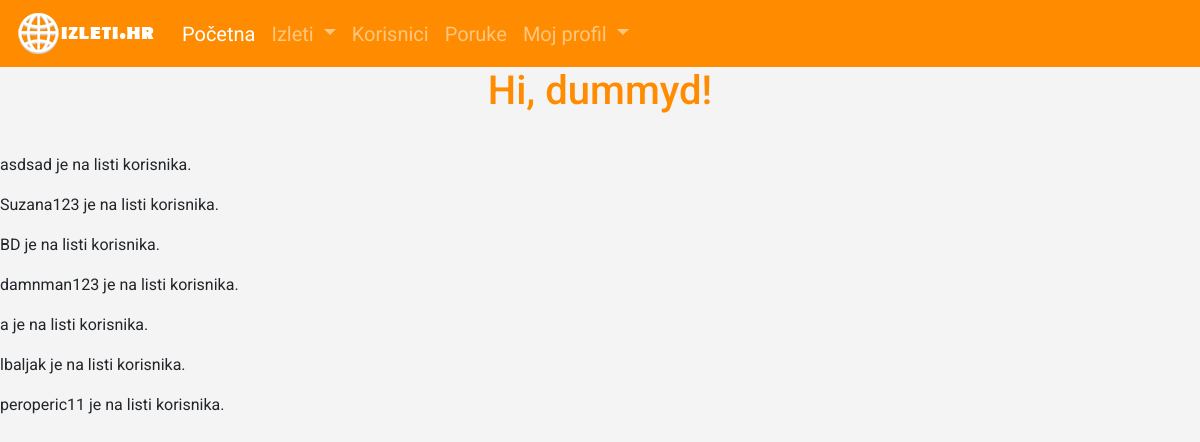
/svi_korisnici (signed in), run on an earlier commit of the app's database.
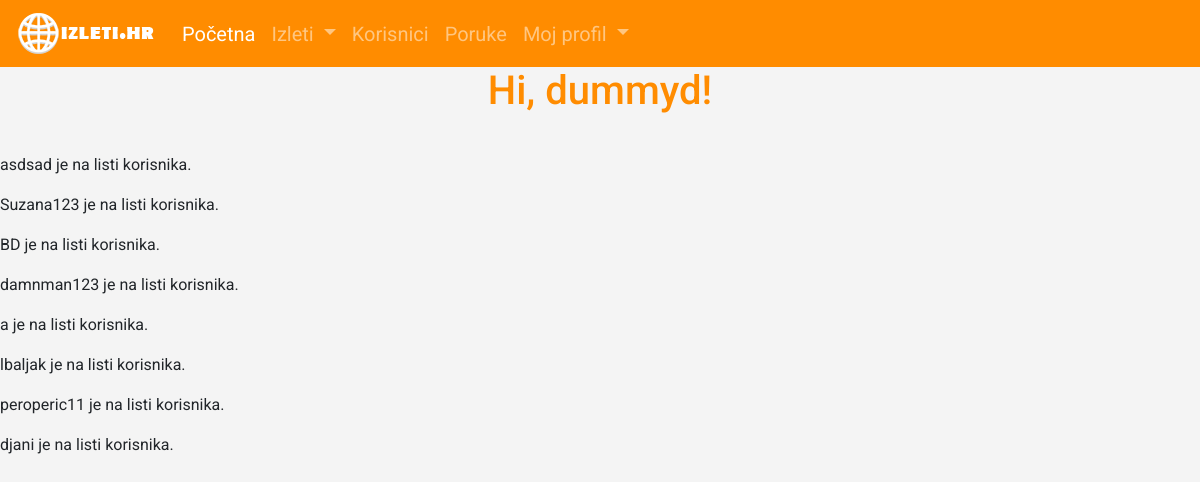
And on a later commit of the database.
### app/models.py (models this page shows, shortened)
class User(UserMixin, db.Model):
    id=db.Column(db.Integer,primary_key=True)
    username=db.Column(db.String(64), index=True, unique=True)
    email=db.Column(db.String(120), index=True, unique=True)
    password_hash=db.Column(db.String(128))
    ime=db.Column(db.String(50))
    prezime=db.Column(db.String(64))
    datum_rodjenja=db.Column(db.Date, nullable=True)
    broj_telefona=db.Column(db.String(20), nullable=True)
    o_meni=db.Column(db.String(400), nullable=True)
    profilna_slika=db.Column(db.String(300), nullable=True)
    izleti = db.relationship('Izlet', backref='creator', lazy='dynamic')
    befriended=db.relationship(
        'User',secondary=friends,
        primaryjoin=(friends.c.befriender_id==id),
        secondaryjoin=(friends.c.befriended_id==id),
        backref=db.backref('friends',lazy='dynamic'),lazy='dynamic')

### app/routes.py (the view)
@app.route('/svi_korisnici')
@login_required
def svi_korisnici():
    korisnici=User.query.filter(User.id!=current_user.id)
    return render_template('svi_korisnici.html', title='Korisnici',korisnici=korisnici)

### app/models.py (called while the page is built)
@login.user_loader
def load_user(id):
    return User.query.get(int(id))

### app/templates/svi_korisnici.html
{% extends "base.html" %}
{% block content %}
    <h1>Hi, {{ current_user.username }}!</h1>
    {% for k in korisnici %}
    <p>
    {{ k.username }} je na listi korisnika.
    </p>
    {% endfor %}
{% endblock %}

What changed in the data, as far as the page shows it:
added User: username "djani"
